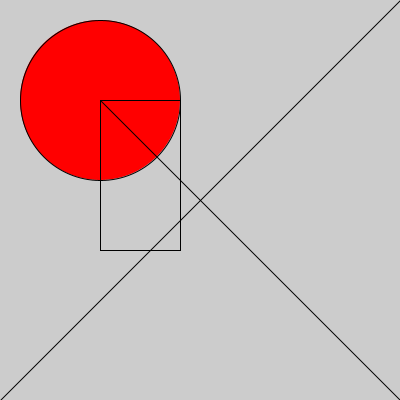
Frame 1 (no input)
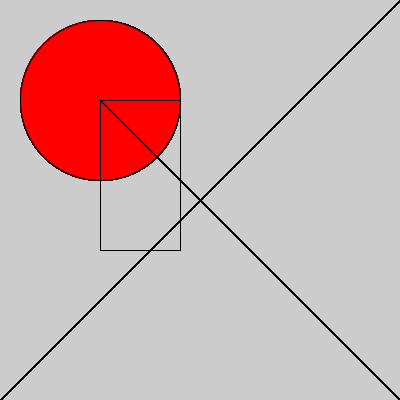
Frame 60 (the mouse pressed at the canvas centre just before this capture)
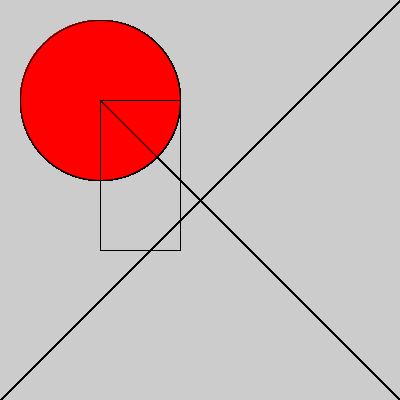
Frame 120 (the mouse held since frame 60 and released just before this capture)

The Processing sketch that drew these frames (run headless with seeded random() and noise(); from frame 60 on, the mouse is pressed at the canvas centre):

// Processing sketch: formasBasicas_1
// ── formasBasicas_1.pde

void setup() {
  size(400, 400);
}

void draw() {
  fill(255,0,0);
  ellipse(100, 100, 160, 160);
  noFill();
  rect(100, 100, 80, 150);
  
  line(100,100,400,400);
  
  line(0,400,400,0);
}
